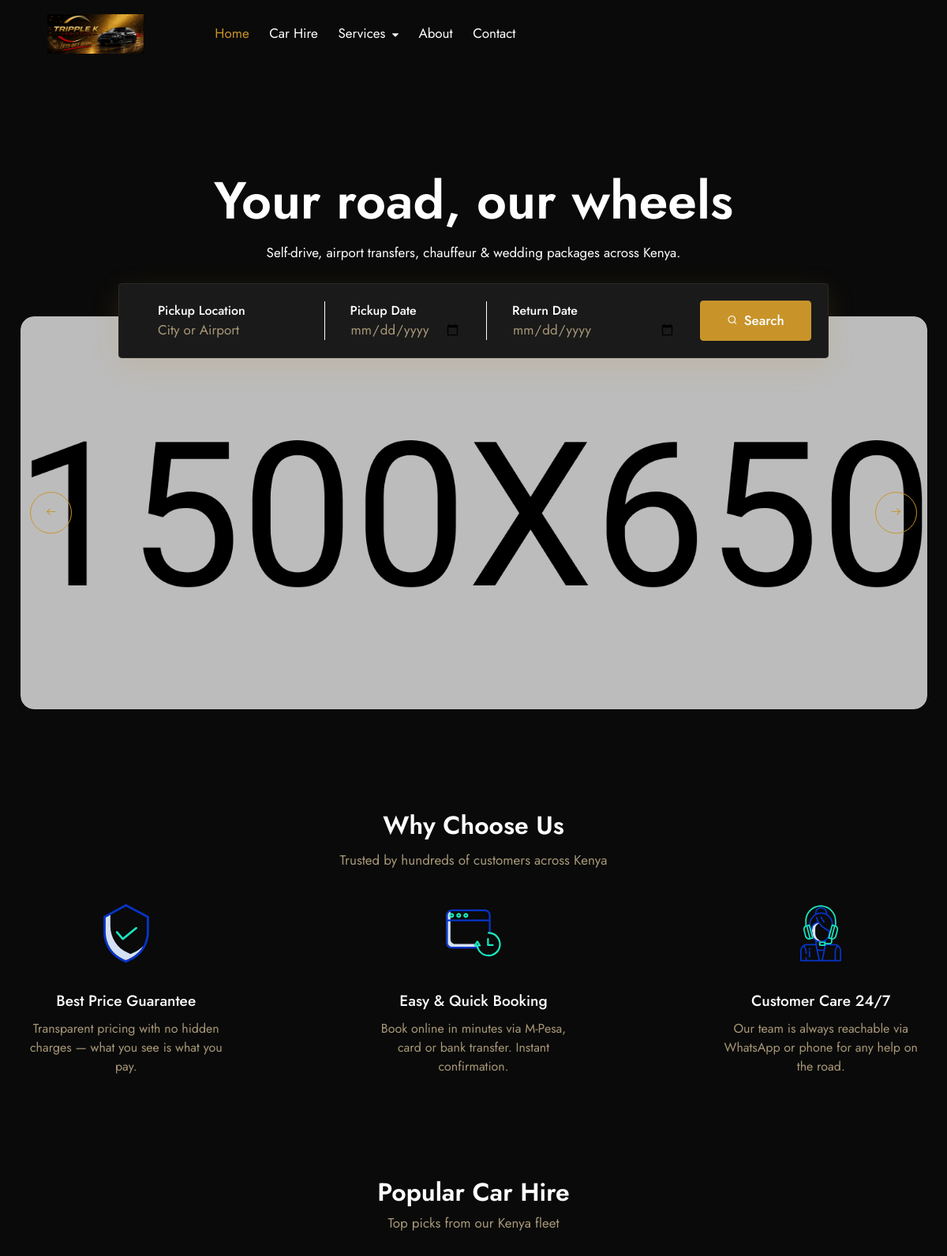
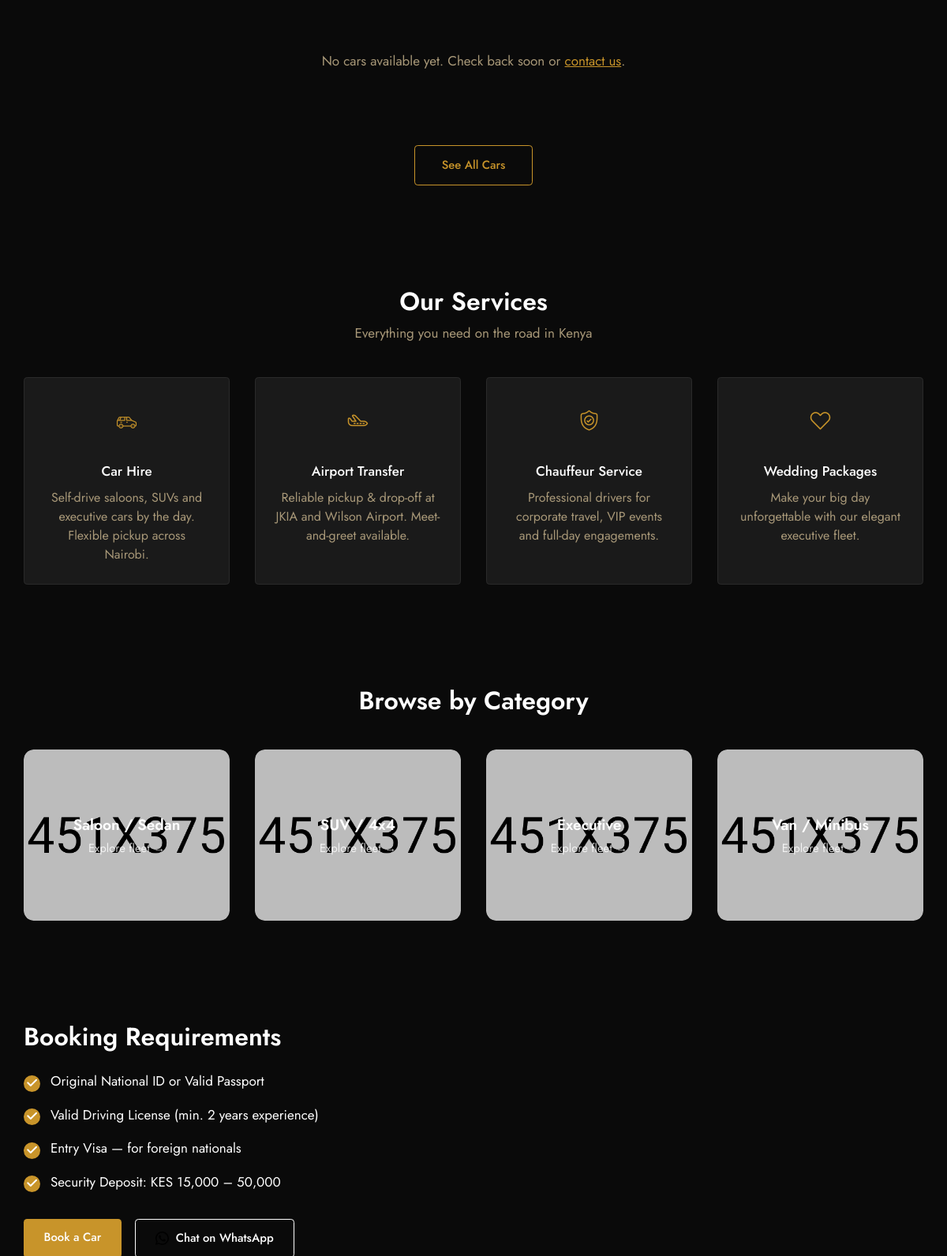
The page / (upper part) on the database its author committed (2 pictures, top to bottom).
### tables this page shows
CREATE TABLE IF NOT EXISTS `car_categories` (
  `id`          TINYINT UNSIGNED NOT NULL AUTO_INCREMENT,
  `slug`        VARCHAR(60)      NOT NULL,
  `name`        VARCHAR(100)     NOT NULL,
  `description` TEXT,
  `sort_order`  TINYINT UNSIGNED NOT NULL DEFAULT 0,
  PRIMARY KEY (`id`),
  UNIQUE KEY `uq_cat_slug` (`slug`)
);

### index.php (the view, shortened to what the rows shown need)
<?php
require_once __DIR__ . '/includes/db.php';
require_once __DIR__ . '/includes/functions.php';
$page_title       = get_setting('company_name', APP_NAME);
$page_description = get_setting('company_tagline', 'Affordable car hire, airport transfers, chauffeur and wedding packages in Kenya.');
$db = get_db();
$categories = $db->query('SELECT slug, name FROM car_categories ORDER BY sort_order')->fetchAll();
$company_wa = get_setting('company_whatsapp', '');
require __DIR__ . '/includes/header.php';
?>
<main class="flex-grow">
  <section class="relative z-20 pt-35 md:pt-50">
    <div class="container mx-auto h-full px-4">
      <div class="mb-6 flex flex-col items-center justify-center text-center" data-aos="fade-up" data-aos-delay="0">
        <h1 class="md:text-60 text-white text-3xl leading-tight font-semibold sm:text-4xl">
          <?= h(get_setting('company_tagline', 'Affordable Car Hire in Kenya')) ?>
        </h1>
      </div>
    </div>
  </section>
  <section class="pt-20 md:pt-30">
    <div class="container">
      <div class="mb-10 text-center">
        <h2 class="text-white mb-3 text-3xl font-semibold">Why Choose Us</h2>
      </div>
    </div>
  </section>
  <section class="pt-20 md:pt-30">
    <div class="container">
      <div class="mb-10 text-center">
        <h2 class="text-white text-3xl font-semibold">Popular Car Hire</h2>
      </div>
    </div>
  </section>
  <section id="services" class="pt-20 md:pt-30">
    <div class="container">
      <div class="mb-10 text-center">
        <h2 class="text-white text-3xl font-semibold">Our Services</h2>
      </div>
    </div>
  </section>
  <?php if (!empty($categories)): ?>
  <section class="pt-20 md:pt-30">
    <div class="container">
      <div class="mb-10 text-center">
        <h2 class="text-white text-3xl font-semibold">Browse by Category</h2>
      </div>
      <div class="xs:grid-cols-2 grid gap-7.5 md:grid-cols-4">
        <?php foreach ($categories as $i => $cat): ?>
        <a href="/cars.php?category=<?= h($cat['slug']) ?>"
          class="group relative overflow-hidden rounded-xl"
          data-aos="fade" data-aos-delay="<?= $i * 100 ?>">
          <div class="relative aspect-30/25 overflow-hidden rounded-xl bg-dark-1">
            <img src="/assets/src/images/cars/1.png" alt="<?= h($cat['name']) ?>"
              class="h-full w-full object-cover opacity-50 transition-transform duration-300 group-hover:scale-105">
          </div>
          <div class="absolute inset-0 flex flex-col items-center justify-center text-white">
            <h4 class="text-lg font-semibold"><?= h($cat['name']) ?></h4>
            <div class="mt-1 text-sm text-white/80">Explore fleet &rarr;</div>
          </div>
        </a>
        <?php endforeach; ?>
      </div>
    </div>
  </section>
  <?php endif; ?>
  <section class="pt-20 md:pt-30">
    <div class="container">
      <div class="row y-gap-40 items-center xl:gap-20">
        <div class="col-xl-5" data-aos="fade-right">
          <h2 class="text-white mb-6 text-3xl font-semibold">Booking Requirements</h2>
        </div>
      </div>
    </div>
  </section>
</main>
<?php require __DIR__ . '/includes/footer.php'; ?>

### rows shown on the page
car_categories: name "Saloon / Sedan"
car_categories: name "SUV / 4x4"
car_categories: name "Executive"
car_categories: name "Van / Minibus"

### other values the page prints
get_setting('company_tagline', 'Affordable Car Hire in Kenya') "Your road, our wheels"
$svc['title'] "Car Hire"
$svc['desc'] "Self-drive saloons, SUVs and executive cars by the day. Flexible pickup across Nairobi."
$svc['title'] "Airport Transfer"
$svc['desc'] "Reliable pickup & drop-off at JKIA and Wilson Airport. Meet-and-greet available."
$svc['title'] "Chauffeur Service"
$svc['desc'] "Professional drivers for corporate travel, VIP events and full-day engagements."
$svc['title'] "Wedding Packages"
$svc['desc'] "Make your big day unforgettable with our elegant executive fleet."
$r "Original National ID or Valid Passport"
$r "Valid Driving License (min. 2 years experience)"
$r "Entry Visa — for foreign nationals"
$r "Security Deposit: KES 15,000 – 50,000"
